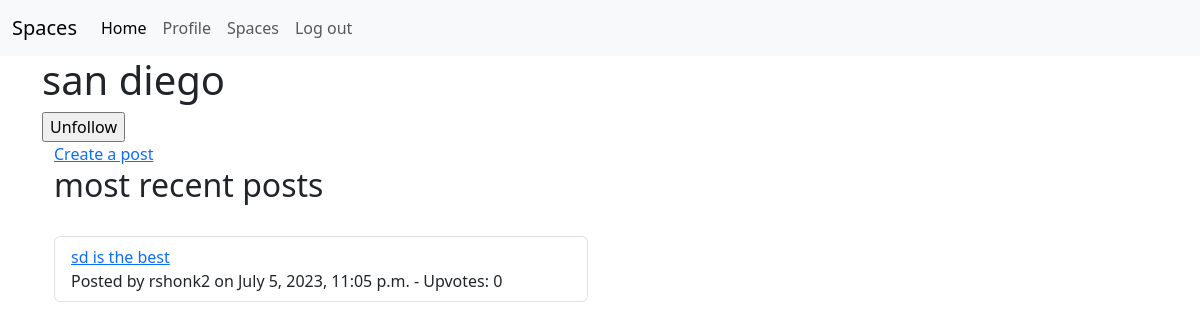
Page /space/san diego/ (signed in) on the earlier database version.
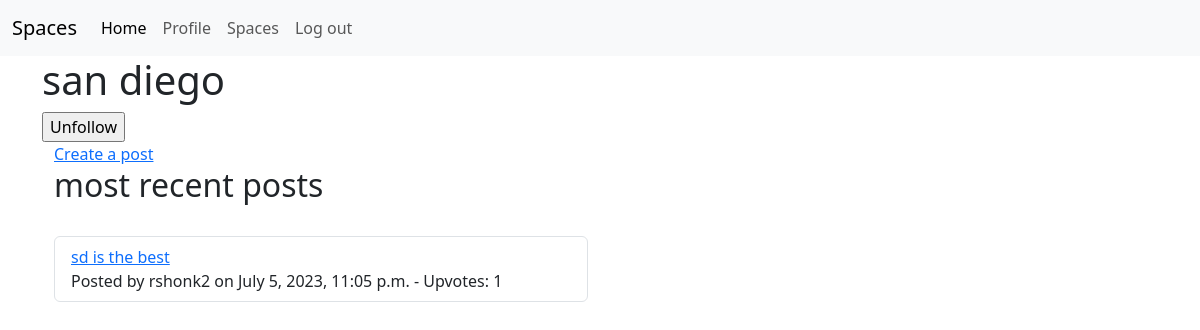
Same page on the later database version.
### main/models.py (models this page shows, shortened)
class Post(models.Model):
    user = models.ForeignKey(User, on_delete=models.CASCADE)
    title = models.CharField(max_length=50)
    spacename = models.CharField(max_length=25)
    url = models.CharField(max_length=200, default="", blank=True)
    body = models.CharField(max_length=1000, default="")
    upvotes = models.IntegerField(default=0)
    downvotes = models.IntegerField(default=0)
    helpful = models.IntegerField(default=0)
    funny = models.IntegerField(default=0)
    date_published = models.DateTimeField(default=datetime.datetime.now(), blank=True)

### main/views.py (the view, shortened to what this page needs)
# urls.py: path('space/<str:spacename>/', views.space, name='space'),
def space(request, spacename):
    space_posts = Post.objects.filter(spacename=spacename)
    try:
        followed_space = request.user.userfollowedspace_set.get(spacename=spacename)
        followed = 'True'
    except UserFollowedSpace.DoesNotExist:
        followed = 'False'
    return render(request, 'main/space.html', {'spacename': spacename, 'followed': followed, 'space_posts': space_posts})

### main/templates/main/space.html (shortened to what this page needs)
{% extends "./loggedin_base.html" %}
    {% load bootstrap5 %}
{% block content %}
<h1>{{ spacename }}</h1>
{% if followed == 'True' %}
    <form method="POST" action="">
        <input type="submit" value="Unfollow">
    </form>
{% else %}
    <form method="POST" action="">
        {% csrf_token %}
        <input type="hidden" name="followed" value="True">
        <input type="submit" value="Follow">
    </form>
{% endif %}
<div class="container">
    <div class="row">
        <div class="col">
            <a href="{% url 'main:post' spacename %}">Create a post</a>
        </div>
        <div class="col">
        </div>
        <div class="col">
        </div>
    </div>
<h2>most recent posts</h2><br>
    <div class="row">
        <div class="col">
            <ul class="list-group">
                {% for post in space_posts %}
                    <li class="list-group-item">
                        <a href="{% url 'main:post_comments' post.spacename post.title %}">{{ post.title }}</a> <br>
                        Posted by {{ post.user }} on {{ post.date_published }} - Upvotes: {{ post.upvotes }}
                    </li>
                {% endfor %}
            </ul>
        </div>
        <div class="col">
        </div>
    </div>
</div>
{% endblock %}

Differences in the rows shown:
changed Post "sd is the best": upvotes "0" → "1"
